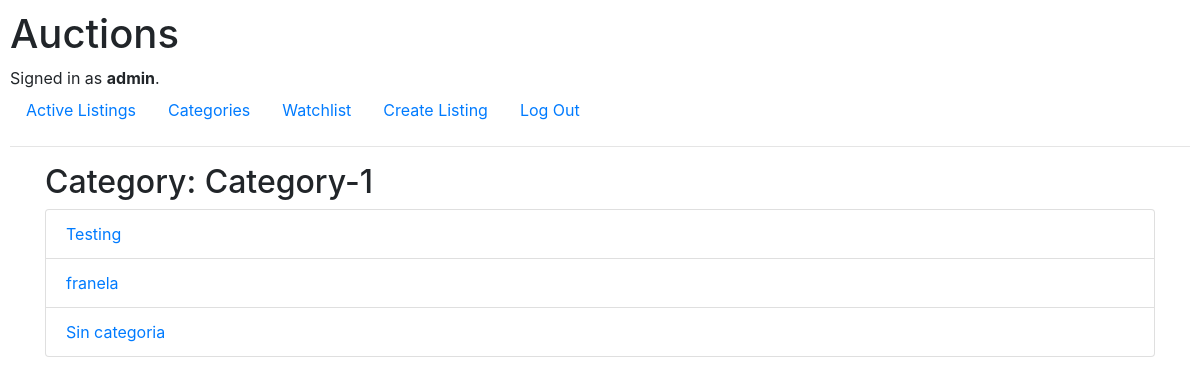
The app's page /category/Category-1 (signed in) with its own data.
### auctions/models.py (models this page shows, shortened)
class User(AbstractUser):
    pass

class Category(models.Model):
    name = models.CharField(max_length=64, unique=True)

class Listing(models.Model):
    title = models.CharField(max_length=100)
    description = models.TextField()
    starting_bid = models.DecimalField(max_digits=10, decimal_places=2)
    current_price = models.DecimalField(max_digits=10, decimal_places=2, null=True, blank=True)
    image_url = models.URLField(blank=True, null=True)
    category = models.ForeignKey(Category, on_delete=models.SET_NULL, null=True, blank=True)
    created_by = models.ForeignKey(User, on_delete=models.CASCADE, related_name="listings")
    active = models.BooleanField(default=True)  # True if auction is active
    created_at = models.DateTimeField(auto_now_add=True)

### auctions/views.py (the view)
# urls.py: path("category/<str:category_name>", views.category_listings, name="category_listings"),
def category_listings(request, category_name):
    category = get_object_or_404(Category, name=category_name)
    listings = Listing.objects.filter(category=category, active=True)
    return render(request, "auctions/category_listings.html", {"category": category, "listings": listings})

### auctions/templates/auctions/category_listings.html (shortened to what this page needs)
{% extends "auctions/layout.html" %}
{% block body %}
<div class="container">
    <h2>Category: {{ category.name }}</h2>
    <ul class="list-group">
      {% for listing in listings %}
        <li class="list-group-item">
          <a href="{% url 'listing_page' listing.id %}">{{ listing.title }}</a>
        </li>
      {% empty %}
        <p>No listings in this category.</p>
      {% endfor %}
    </ul>
  </div>
{% endblock %}

### auctions/templates/auctions/layout.html (shortened to what this page needs)
{% load static %}
<!DOCTYPE html>
<html lang="en">
  <head>
    <link
      rel="stylesheet"
      href="https://stackpath.bootstrapcdn.com/bootstrap/4.4.1/css/bootstrap.min.css"
    />
    <link href="{% static 'auctions/styles.css' %}" rel="stylesheet" />
  </head>
  <body>
    <h1>Auctions</h1>
    <div>
        {% if user.is_authenticated %}
          Signed in as <strong>{{ user.username }}</strong>.
        {% else %}
          Not signed in.
        {% endif %}
      </div>
      <ul class="nav">
        <li class="nav-item">
          <a class="nav-link" href="{% url 'index' %}">Active Listings</a>
        </li>
        {% if user.is_authenticated %}
          <li class="nav-item">
            <a class="nav-link" href="{% url 'categories' %}">Categories</a>
          </li>
          <li class="nav-item">
            <a class="nav-link" href="{% url 'watchlist' %}">Watchlist</a>
          </li>
          <li class="nav-item">
            <a class="nav-link" href="{% url 'create_listing' %}">Create Listing</a>
          </li>
          <li class="nav-item">
            <a class="nav-link" href="{% url 'logout' %}">Log Out</a>
          </li>
        {% endif %}
      </ul>
      <hr />
    {% block body %}
    {% endblock %}
  </body>
</html>

### auctions/static/auctions/styles.css (style rules this page uses)
body { padding: 10px; }

### records on screen
User: username "admin"
Category: name "Category-1"
Listing: title "Testing"
Listing: title "franela"
Listing: title "Sin categoria"
